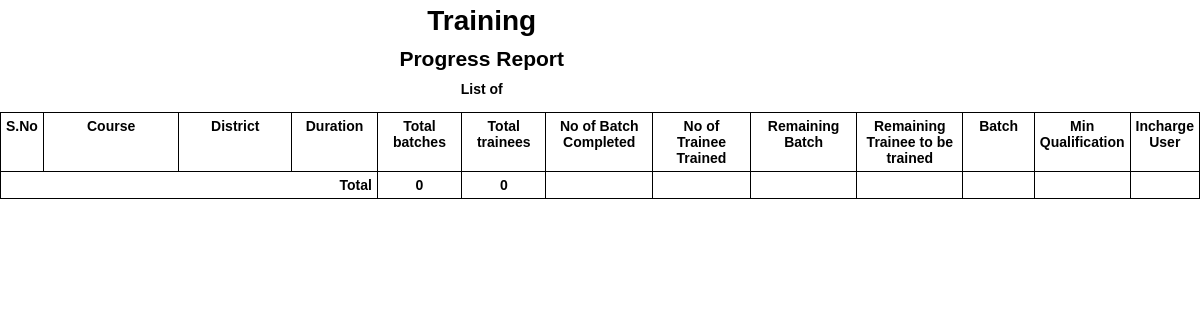
Before: /centers_manage.php?tab=report (signed in) with the older database file.
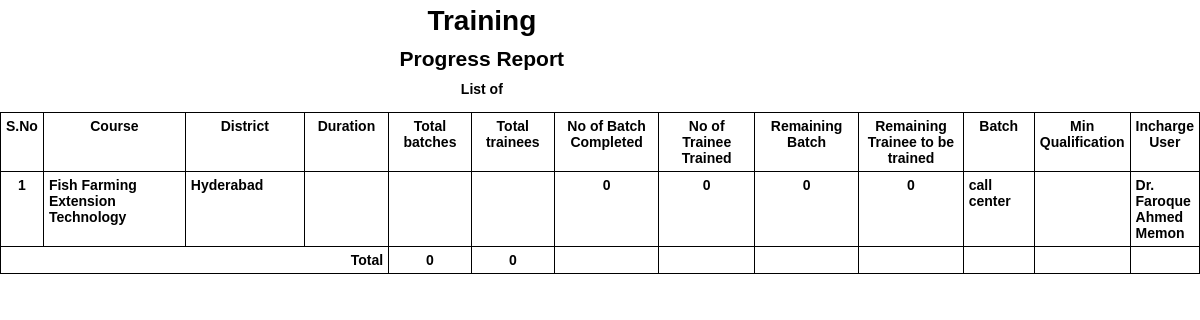
After: the same page with the newer database file.
### tables this page shows
CREATE TABLE `centers` (
  `id` int(11) NOT NULL,
  `project_id` int(11) DEFAULT NULL,
  `district_id` int(11) DEFAULT NULL,
  `center` varchar(50) NOT NULL,
  `incharge_user_id` int(11) DEFAULT NULL,
  `status` int(1) NOT NULL DEFAULT '1',
  `ts` timestamp NOT NULL DEFAULT CURRENT_TIMESTAMP ON UPDATE CURRENT_TIMESTAMP
);

CREATE TABLE `projects` (
  `id` int(11) NOT NULL,
  `department_id` int(11) DEFAULT NULL,
  `title` varchar(50) NOT NULL,
  `status` int(1) NOT NULL DEFAULT '1',
  `ts` timestamp NOT NULL DEFAULT CURRENT_TIMESTAMP ON UPDATE CURRENT_TIMESTAMP,
  `duration` varchar(50) DEFAULT NULL,
  `total_batches` int(20) DEFAULT NULL,
  `min_qualification` varchar(300) DEFAULT NULL,
  `total_no_of_trainees` int(20) DEFAULT NULL
);

CREATE TABLE `districts` (
  `id` int(11) NOT NULL,
  `name` varchar(50) NOT NULL,
  `status` int(1) NOT NULL DEFAULT '1',
  `ts` timestamp NOT NULL DEFAULT CURRENT_TIMESTAMP ON UPDATE CURRENT_TIMESTAMP
);

CREATE TABLE `users` (
  `id` int(11) NOT NULL,
  `designation_id` int(11) DEFAULT NULL,
  `name` varchar(50) NOT NULL,
  `gender` int(1) DEFAULT NULL,
  `cnic` varchar(16) DEFAULT NULL,
  `cnic_photo_front` varchar(50) DEFAULT NULL,
  `cnic_photo_back` varchar(50) DEFAULT NULL,
  `appointment_date` date DEFAULT NULL,
  `status` int(1) NOT NULL DEFAULT '1',
  `ts` timestamp NOT NULL DEFAULT CURRENT_TIMESTAMP ON UPDATE CURRENT_TIMESTAMP
);

### include/utility.php (called while the page is built, shortened)
<?php
function get_config($var){
	global $dblink;
	$sql="select value from config_variable where `key`='".slash($var)."'";
	$resConfig=doquery($sql,$dblink);
	if(numrows($resConfig)>0){
		while($rowConfig=dofetch($resConfig))
			return unslash($rowConfig["value"]);
	}
}
function slash($str){
	if(!is_array($str))
		return utf8_encode(addslashes($str));
	else{
		for($i=0; $i<count($str); $i++)
			$str[$i]=slash($str[$i]);
		return $str;
	}
}
function unslash($str){
	return stripslashes(utf8_decode($str));
	}
function get_field($table_id, $table, $field_name='title'){
 	global $dblink;
 	$rs=doquery("select ".$field_name." from $table where id='".$table_id."'", $dblink);
 	if(numrows($rs)>0){
 		$r=dofetch($rs);
 		return unslash($r[$field_name]);
 	}
}

### include/db.php (called while the page is built, shortened)
<?php
function doquery($qr,$lnk){
	@$res=mysqli_query($lnk,$qr) or die($qr." - ".mysqli_error($lnk));
	return $res;
}
function dofetch($rs){
	@$rec=mysqli_fetch_array($rs);
	return $rec;
}
function numrows($rs){
	return mysqli_num_rows($rs);
}

### modules/centers/report.php (the view, shortened to what this page needs)
<?php
$rs = doquery($sql, $dblink);
?>
<table width="100%" cellspacing="0" cellpadding="0">
<tr class="head">
	<th colspan="10">
    	<h1><?php echo get_config( 'site_title' )?></h1>
    	<h2>Progress Report</h2>
        <p>
        	<?php
			echo "List of";
                ?>
        </p>
    </th>
</tr>
<tr>
    <th width="2%" class="text-center">S.No</th>
    <th width="15%">Course</th>
    <th width="12%">District</th>
    <th width="8%" class="text-center">Duration</th>
    <th width="8%" class="text-center">Total batches</th>
    <th width="8%" class="text-center">Total trainees</th>
    <th width="10%" class="text-center">No of Batch Completed</th>
    <th width="10%" class="text-center">No of Trainee Trained</th>
    <th width="10%" class="text-center">Remaining Batch</th>
    <th width="10%" class="text-center">Remaining Trainee to be trained</th>
    <th width="10%">Batch</th>
    <th width="15%">Min Qualification</th>
    <th width="15%">Incharge User</th>
</tr>
<?php
$total_batches = $total_trainees = 0;
if( numrows( $rs ) > 0 ) {
	$sn = 1;
	while( $r = dofetch( $rs ) ) {
        $total_batches += $r["total_batches"];
        $total_trainees += $r["total_no_of_trainees"];
        $completed_batch = dofetch(doquery("select count(id) as count from centers where status = 1 and end_date < '".date('Y-m-d')."' and id = '".$r['id']."'", $dblink));
        $trained = dofetch(doquery("select count(a.id) as count from trainees a inner join trainees_2_center b on a.id = b.trainee_id inner join centers c on b.center_id = c.id where trainee_status_id = 1 and end_date < '".date('Y-m-d')."' and center_id = '".$r['id']."'", $dblink));
        ?>
		<tr>
            <td class="text-center"><?php echo $sn++?></td>
            <td><?php echo unslash($r["title"]); ?></td>
            <td><?php echo get_field($r["district_id"], "districts", "name");?></td>
            <td class="text-center"><?php echo unslash($r["duration"]); ?></td>
            <td class="text-center"><?php echo unslash($r["total_batches"]); ?></td>
            <td class="text-center"><?php echo unslash($r["total_no_of_trainees"]);?></td>
            <td class="text-center"><?php echo $completed_batch["count"];?></td>
            <td class="text-center"><?php echo $trained["count"];?></td>
            <td class="text-center"><?php echo $r["total_batches"]-$completed_batch["count"];?></td>
            <td class="text-center"><?php echo $r["total_no_of_trainees"]-$trained["count"];?></td>
            <td><?php echo unslash($r["center"]); ?></td>
            <td><?php echo unslash($r["min_qualification"]); ?></td>
            <td><?php echo get_field($r["incharge_user_id"], "users", "name"); ?></td>
        </tr>
		<?php
	}
}
?>
<tr>
    <th class="text-right" colspan="4">Total</th>
    <th><?php echo $total_batches;?></th>
    <th><?php echo $total_trainees;?></th>
    <th></th>
    <th></th>
    <th></th>
    <th></th>
    <th></th>
    <th></th>
    <th></th>
</tr>
</table>
<?php
die;

Changed rows visible on the page:
added centers: project.title "Fish Farming Extension Technology", district.name "Hyderabad", count "0", center "call center", incharge_user.name "Dr. Faroque Ahmed Memon"
